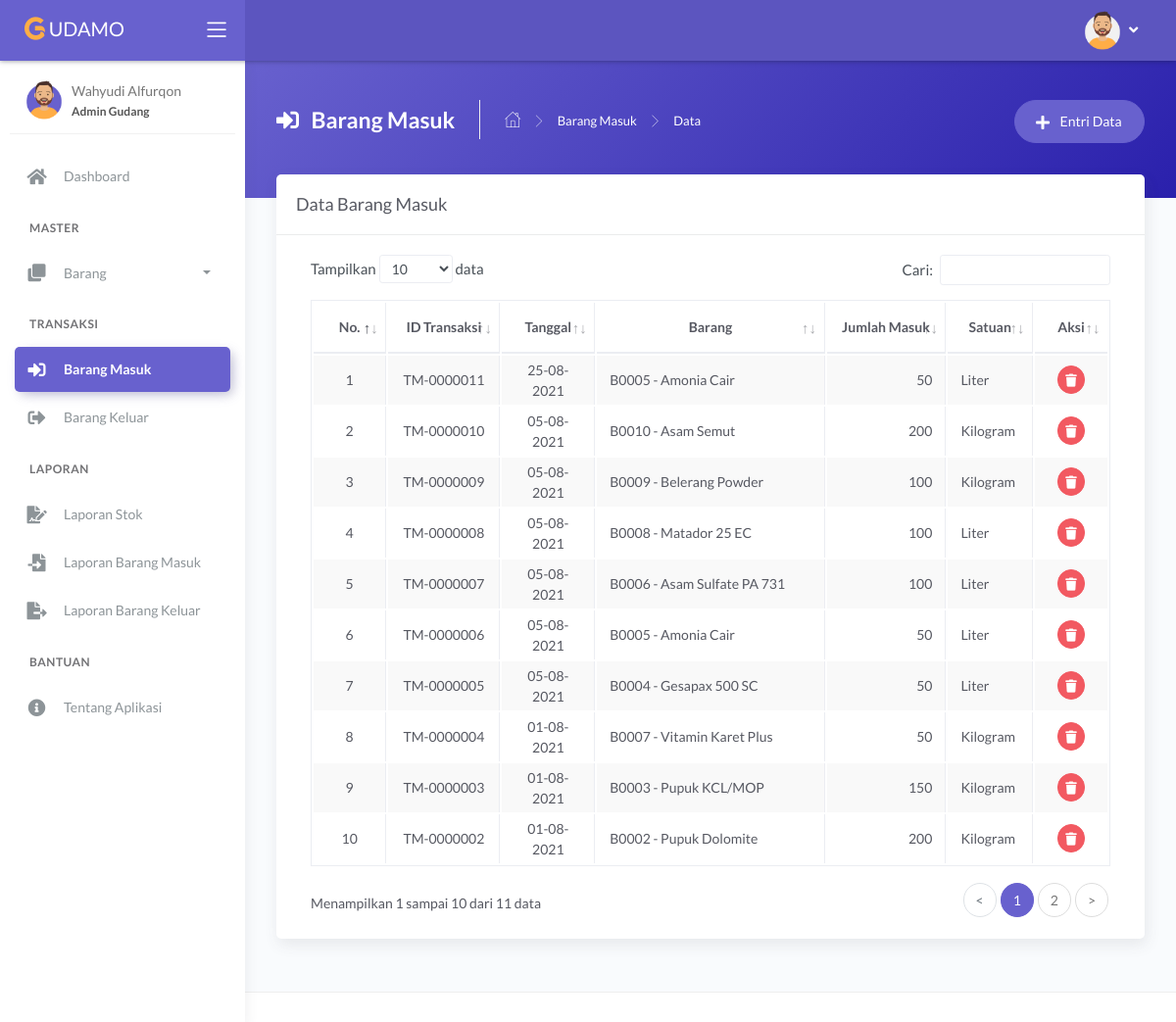
/main.php?module=barang_masuk (signed in), run on the app's committed database.
### tables this page shows
CREATE TABLE `tbl_barang_masuk` (
  `id_transaksi` varchar(10) NOT NULL,
  `tanggal` date NOT NULL,
  `barang` varchar(5) NOT NULL,
  `jumlah` int(11) DEFAULT NULL
);

CREATE TABLE `tbl_barang` (
  `id_barang` varchar(5) NOT NULL,
  `nama_barang` varchar(100) NOT NULL,
  `jenis` int(11) NOT NULL,
  `stok_minimum` int(11) NOT NULL,
  `stok` int(11) NOT NULL DEFAULT '0',
  `satuan` int(11) NOT NULL,
  `foto` varchar(100) DEFAULT NULL
);

CREATE TABLE `tbl_satuan` (
  `id_satuan` int(11) NOT NULL,
  `nama_satuan` varchar(30) NOT NULL
);

### modules/barang-masuk/tampil_data.php (the view, shortened to what this page needs)
<?php
if (basename($_SERVER['PHP_SELF']) === basename(__FILE__)) {
    header('location: 404.html');
}
else {
?>
    <div class="panel-header bg-secondary-gradient">
        <div class="page-inner py-45">
            <div class="d-flex align-items-left align-items-md-top flex-column flex-md-row">
                <div class="page-header text-white">
                    <h4 class="page-title text-white"><i class="fas fa-sign-in-alt mr-2"></i> Barang Masuk</h4>
                    <ul class="breadcrumbs">
                        <li class="nav-home"><a href="?module=dashboard"><i class="flaticon-home text-white"></i></a></li>
                        <li class="separator"><i class="flaticon-right-arrow"></i></li>
                        <li class="nav-item"><a href="?module=barang_masuk" class="text-white">Barang Masuk</a></li>
                        <li class="separator"><i class="flaticon-right-arrow"></i></li>
                        <li class="nav-item"><a>Data</a></li>
                    </ul>
                </div>
                <div class="ml-md-auto py-2 py-md-0">
                    <a href="?module=form_entri_barang_masuk" class="btn btn-secondary btn-round">
                        <span class="btn-label"><i class="fa fa-plus mr-2"></i></span> Entri Data
                    </a>
                </div>
            </div>
        </div>
    </div>
    <div class="page-inner mt--5">
        <div class="card">
            <div class="card-header">
                <div class="card-title">Data Barang Masuk</div>
            </div>
            <div class="card-body">
                <div class="table-responsive">
                    <table id="basic-datatables" class="display table table-bordered table-striped table-hover">
                        <thead>
                            <tr>
                                <th class="text-center">No.</th>
                                <th class="text-center">ID Transaksi</th>
                                <th class="text-center">Tanggal</th>
                                <th class="text-center">Barang</th>
                                <th class="text-center">Jumlah Masuk</th>
                                <th class="text-center">Satuan</th>
                                <th class="text-center">Aksi</th>
                            </tr>
                        </thead>
                        <tbody>
                            <?php
                            $no = 1;
                            $query = mysqli_query($mysqli, "SELECT a.id_transaksi, a.tanggal, a.barang, a.jumlah, b.nama_barang, c.nama_satuan
                                                            FROM tbl_barang_masuk as a INNER JOIN tbl_barang as b INNER JOIN tbl_satuan as c
                                                            ON a.barang=b.id_barang AND b.satuan=c.id_satuan
                                                            ORDER BY a.id_transaksi DESC")
                                                            or die('Ada kesalahan pada query tampil data : ' . mysqli_error($mysqli));
                            while ($data = mysqli_fetch_assoc($query)) { ?>
                                <tr>
                                    <td width="50" class="text-center"><?php echo $no++; ?></td>
                                    <td width="90" class="text-center"><?php echo $data['id_transaksi']; ?></td>
                                    <td width="70" class="text-center"><?php echo date('d-m-Y', strtotime($data['tanggal'])); ?></td>
                                    <td width="220"><?php echo $data['barang']; ?> - <?php echo $data['nama_barang']; ?></td>
                                    <td width="100" class="text-right"><?php echo number_format($data['jumlah'], 0, '', '.'); ?></td>
                                    <td width="60"><?php echo $data['nama_satuan']; ?></td>
                                    <td width="50" class="text-center">
                                        <div>
                                            <a href="modules/barang-masuk/proses_hapus.php?id=<?php echo $data['id_transaksi']; ?>" onclick="return confirm('Anda yakin ingin menghapus data barang masuk <?php echo $data['id_transaksi']; ?>?')" class="btn btn-icon btn-round btn-danger btn-sm" data-toggle="tooltip" data-placement="top" title="Hapus">
                                                <i class="fas fa-trash fa-sm"></i>
                                            </a>
                                        </div>
                                    </td>
                                </tr>
                            <?php } ?>
                        </tbody>
                    </table>
                </div>
            </div>
        </div>
    </div>
<?php } ?>

### data on the page
tbl_barang_masuk: id_transaksi "TM-0000011", tanggal "25-08-2021", barang "B0005", tbl_barang.nama_barang "Amonia Cair", jumlah "50", tbl_satuan.nama_satuan "Liter"
tbl_barang_masuk: id_transaksi "TM-0000010", tanggal "05-08-2021", barang "B0010", tbl_barang.nama_barang "Asam Semut", jumlah "200", tbl_satuan.nama_satuan "Kilogram"
tbl_barang_masuk: id_transaksi "TM-0000009", tanggal "05-08-2021", barang "B0009", tbl_barang.nama_barang "Belerang Powder", jumlah "100", tbl_satuan.nama_satuan "Kilogram"
tbl_barang_masuk: id_transaksi "TM-0000008", tanggal "05-08-2021", barang "B0008", tbl_barang.nama_barang "Matador 25 EC", jumlah "100", tbl_satuan.nama_satuan "Liter"
tbl_barang_masuk: id_transaksi "TM-0000007", tanggal "05-08-2021", barang "B0006", tbl_barang.nama_barang "Asam Sulfate PA 731", jumlah "100", tbl_satuan.nama_satuan "Liter"
tbl_barang_masuk: id_transaksi "TM-0000006", tanggal "05-08-2021", barang "B0005", tbl_barang.nama_barang "Amonia Cair", jumlah "50", tbl_satuan.nama_satuan "Liter"
tbl_barang_masuk: id_transaksi "TM-0000005", tanggal "05-08-2021", barang "B0004", tbl_barang.nama_barang "Gesapax 500 SC", jumlah "50", tbl_satuan.nama_satuan "Liter"
tbl_barang_masuk: id_transaksi "TM-0000004", tanggal "01-08-2021", barang "B0007", tbl_barang.nama_barang "Vitamin Karet Plus", jumlah "50", tbl_satuan.nama_satuan "Kilogram"
tbl_barang_masuk: id_transaksi "TM-0000003", tanggal "01-08-2021", barang "B0003", tbl_barang.nama_barang "Pupuk KCL/MOP", jumlah "150", tbl_satuan.nama_satuan "Kilogram"
tbl_barang_masuk: id_transaksi "TM-0000002", tanggal "01-08-2021", barang "B0002", tbl_barang.nama_barang "Pupuk Dolomite", jumlah "200", tbl_satuan.nama_satuan "Kilogram"

### other printed values
$_SESSION['nama_user'] "Wahyudi Alfurqon"
$_SESSION['hak_akses'] "Admin Gudang"
